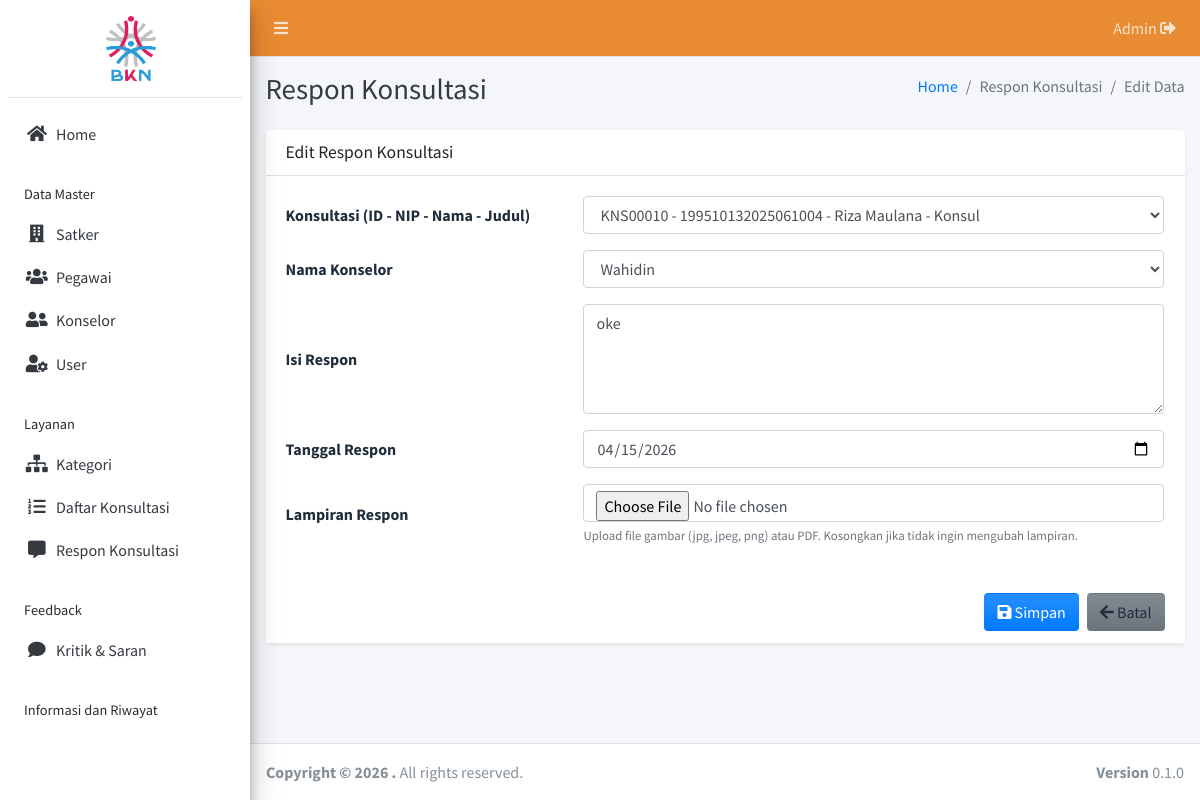
/admin/respon_konsultasi/edit.php?id=10 (signed in), run on the app's committed database.
### tables this page shows
CREATE TABLE `respon_konsultasi` (
  `id_respon_konsultasi` int NOT NULL AUTO_INCREMENT,
  `id_konsultasi` varchar(25) NOT NULL,
  `id_konselor` int NOT NULL,
  `isi_respon` text NOT NULL,
  `tanggal_respon` date NOT NULL,
  `lampiran_respon` varchar(255) NOT NULL,
  PRIMARY KEY (`id_respon_konsultasi`),
  KEY `id_konsultasi` (`id_konsultasi`),
  KEY `id_konselor` (`id_konselor`)
);

CREATE TABLE `konsultasi` (
  `id_konsultasi` varchar(25) NOT NULL,
  `nip` varchar(25) NOT NULL,
  `id_kategori` int NOT NULL,
  `judul` varchar(150) NOT NULL,
  `tanggal_pengajuan` date NOT NULL,
  `status` varchar(20) NOT NULL,
  `deskripsi` text NOT NULL,
  `tanggal_respon` date NOT NULL,
  PRIMARY KEY (`id_konsultasi`),
  KEY `id_kategori` (`id_kategori`),
  KEY `nip` (`nip`)
);

CREATE TABLE `konselor` (
  `id_konselor` int NOT NULL AUTO_INCREMENT,
  `nama_konselor` varchar(255) NOT NULL,
  `jabatan_konselor` varchar(255) NOT NULL,
  `keahlian` varchar(255) NOT NULL,
  `status` varchar(25) NOT NULL,
  `id_user` int DEFAULT NULL,
  PRIMARY KEY (`id_konselor`)
);

### config/config.php (called while the page is built, shortened)
<?php
function base_url($url = null)
{
    $env_base = getenv('BASE_URL');
    if ($env_base && is_string($env_base) && trim($env_base) !== '') {
        $base = rtrim(trim($env_base), '/');
    } else {
        if (!empty($_SERVER['HTTP_X_FORWARDED_PROTO'])) {
            $scheme = $_SERVER['HTTP_X_FORWARDED_PROTO'];
        } else {
            $scheme = (!empty($_SERVER['HTTPS']) && $_SERVER['HTTPS'] !== 'off') || (isset($_SERVER['SERVER_PORT']) && $_SERVER['SERVER_PORT'] == 443)
                ? 'https'
                : 'http';
        }
        if (!empty($_SERVER['HTTP_HOST'])) {
            $base = $scheme . '://' . $_SERVER['HTTP_HOST'];
        } else {
            $base = 'http://konsultasi_bkn.test';
        }
        $base = rtrim($base, '/');
    }
    if ($url !== null && $url !== '') {
        return $base . '/' . ltrim($url, '/');
    }
    return $base;
}

### admin/respon_konsultasi/edit.php (the view, shortened to what this page needs)
<?php
require '../../config/config.php';
require '../../config/koneksi.php';
$id = isset($_GET['id']) ? $koneksi->real_escape_string($_GET['id']) : '';
$data = $koneksi->query("SELECT * FROM respon_konsultasi WHERE id_respon_konsultasi = '$id'");
$row = $data->fetch_assoc();
$konsultasi = [];
$sql_konsultasi = $koneksi->query("
    SELECT k.id_konsultasi, k.judul, p.nip, p.nama_lengkap
    FROM konsultasi k
    JOIN pegawai p ON k.nip = p.nip
    ORDER BY k.id_konsultasi DESC
");
while ($r = $sql_konsultasi->fetch_assoc()) {
    $konsultasi[] = $r;
}
$nama_konselor = [];
$sql_konselor = $koneksi->query("SELECT id_konselor, nama_konselor FROM konselor ORDER BY nama_konselor ASC");
while ($r = $sql_konselor->fetch_assoc()) {
    $nama_konselor[] = [
        'id_konselor' => $r['id_konselor'],
        'nama_konselor' => $r['nama_konselor']
    ];
}
?>
<!DOCTYPE html>
<html>
<?php include '../../templates/head.php'; ?>
<body class="hold-transition sidebar-mini layout-fixed">
<div class="wrapper">
    <?php include '../../templates/navbar.php'; ?>
    <?php include '../../templates/sidebar.php'; ?>
    <div class="content-wrapper">
        <div class="content-header">
            <div class="container-fluid">
                <div class="row mb-2">
                    <div class="col-sm-6">
                        <h1 class="m-0 text-dark">Respon Konsultasi</h1>
                    </div>
                    <div class="col-sm-6">
                        <ol class="breadcrumb float-sm-right">
                            <li class="breadcrumb-item"><a href="#">Home</a></li>
                            <li class="breadcrumb-item active">Respon Konsultasi</li>
                            <li class="breadcrumb-item active">Edit Data</li>
                        </ol>
                    </div>
                </div>
            </div>
        </div>
        <section class="content">
            <div class="container-fluid">
                <form class="form-horizontal" method="POST" action="" enctype="multipart/form-data">
                    <div class="row">
                        <div class="col-md-12">
                            <div class="card shadow-sm">
                                <div class="card-header">
                                    <h3 class="card-title mb-0">Edit Respon Konsultasi</h3>
                                </div>
                                <div class="card-body bg-white">
                                    <div class="form-group row align-items-center">
                                        <label class="col-sm-4 col-form-label">Konsultasi (ID - NIP - Nama - Judul)</label>
                                        <div class="col-sm-8">
                                            <select class="form-control" name="id_konsultasi" required>
                                                <?php foreach ($konsultasi as $k): ?>
                                                    <option value="<?= htmlspecialchars($k['id_konsultasi']) ?>" <?= $row['id_konsultasi'] == $k['id_konsultasi'] ? 'selected' : '' ?>>
                                                        <?= htmlspecialchars($k['id_konsultasi']) ?> - <?= htmlspecialchars($k['nip']) ?> - <?= htmlspecialchars($k['nama_lengkap']) ?> - <?= htmlspecialchars($k['judul']) ?>
                                                    </option>
                                                <?php endforeach; ?>
                                            </select>
                                        </div>
                                    </div>
                                    <div class="form-group row align-items-center">
                                        <label class="col-sm-4 col-form-label">Nama Konselor</label>
                                        <div class="col-sm-8">
                                            <?php
                                            $konselor_lock_id = null; $konselor_lock_nama = null;
                                            if ($konselor_lock_id) { ?>
                                                <input type="hidden" name="id_konselor" value="<?= htmlspecialchars($konselor_lock_id) ?>">
                                                <input type="text" class="form-control" value="<?= htmlspecialchars($konselor_lock_nama) ?>" readonly>
                                            <?php } else { ?>
                                                <select class="form-control" name="id_konselor" required>
                                                    <?php foreach ($nama_konselor as $nk): ?>
                                                        <option value="<?= htmlspecialchars($nk['id_konselor']) ?>" <?= $row['id_konselor'] == $nk['id_konselor'] ? 'selected' : '' ?>>
                                                            <?= htmlspecialchars($nk['nama_konselor']) ?>
                                                        </option>
                                                    <?php endforeach; ?>
                                                </select>
                                            <?php } ?>
                                        </div>
                                    </div>
                                    <div class="form-group row align-items-center">
                                        <label class="col-sm-4 col-form-label">Isi Respon</label>
                                        <div class="col-sm-8">
                                            <textarea class="form-control" name="isi_respon" rows="4" required><?= htmlspecialchars($row['isi_respon']) ?></textarea>
                                        </div>
                                    </div>
                                    <div class="form-group row align-items-center">
                                        <label class="col-sm-4 col-form-label">Tanggal Respon</label>
                                        <div class="col-sm-8">
                                            <input type="date" class="form-control" name="tanggal_respon" value="<?= htmlspecialchars($row['tanggal_respon']) ?>" required>
                                        </div>
                                    </div>
                                    <div class="form-group row align-items-center">
                                        <label class="col-sm-4 col-form-label">Lampiran Respon</label>
                                        <div class="col-sm-8">
                                            <input type="file" class="form-control" name="lampiran_respon" accept=".jpg,.jpeg,.png,.pdf">
                                            <small class="form-text text-muted">
                                                Upload file gambar (jpg, jpeg, png) atau PDF. Kosongkan jika tidak ingin mengubah lampiran.
                                            </small>
                                        </div>
                                    </div>
                                </div>
                                <div class="card-footer bg-white">
                                    <a href="<?= base_url('admin/respon_konsultasi/') ?>" class="btn bg-gradient-secondary float-right ml-2">
                                        <i class="fa fa-arrow-left"></i> Batal
                                    </a>
                                    <button type="submit" name="submit" class="btn bg-gradient-primary float-right">
                                        <i class="fa fa-save"></i> Simpan
                                    </button>
                                </div>
                            </div>
                        </div>
                    </div>
                </form>
            </div>
        </section>
    </div>
    <?php include_once "../../templates/footer.php"; ?>
</div>
</body>
</html>

### data on the page
respon_konsultasi: id_konsultasi "KNS00010 - 199510132025061004 - Riza Maulana - Konsul", id_konselor "Wahidin", isi_respon "oke", tanggal_respon "04/15/2026"

### other printed values
$_SESSION['role'] "Admin"
